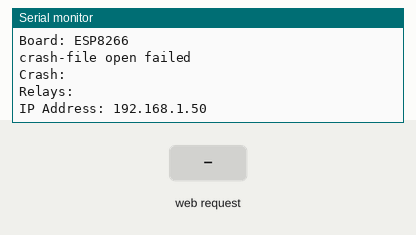
The sketch below on a simulated ESP8266 (NodeMCU). Parts: the last lines printed to the serial monitor. The inputs (shaded band) are chosen by the test bench. WiFi joins after 1.5 s; servers stay silent unless stated; storage starts empty.

Above: at 2.7 s.
2.8 s: HTTP request GET /json received
At 3.7 s:
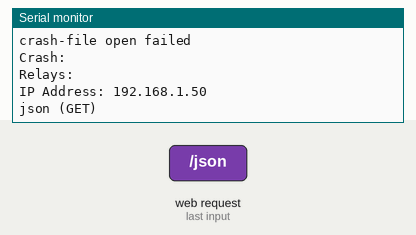
4.3 s: HTTP request GET /info received
At 4.8 s:
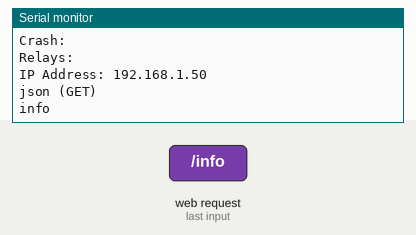
5.8 s: HTTP request GET /crash received
At 7.0 s:
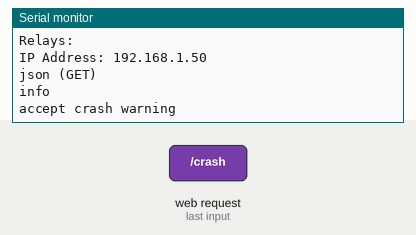
7.3 s: HTTP request GET /format received
At 8.3 s:
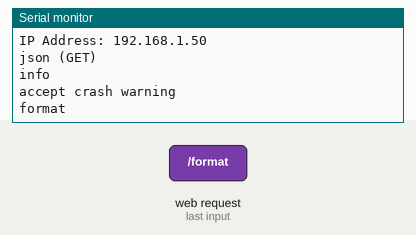
8.8 s: HTTP request GET /toggle?r=true received
At 9.4 s:
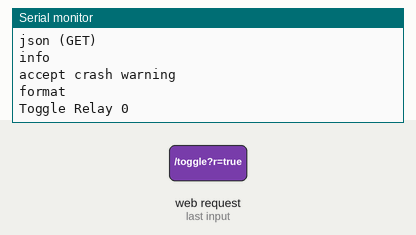
10.3 s: HTTP request GET /switch?r=1&on=1&json=1 received
At 11.8 s:
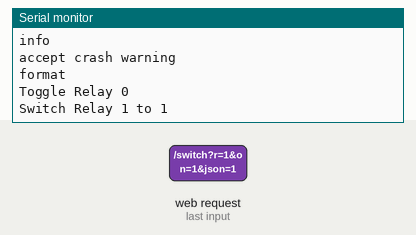

The sketch:

main.ino
```cpp
// filesystem
#ifdef ESP32
#define LittleFS LITTLEFS
#include <LITTLEFS.h>
#else
#include <LittleFS.h>
#endif

// libraries
#include <ArduinoJson.h>
#include <ESPAsyncWebServer.h>
#include <ESPAsyncWiFiManager.h>
#include <index.h>

#define TOGGLE_TIME 250

#ifdef ESP32
DynamicJsonDocument relays(ESP.getMaxAllocHeap() / 2);
#else
DynamicJsonDocument relays(ESP.getMaxFreeBlockSize() / 2);
#endif

AsyncWebServer server(80);
DNSServer dns;

void notFound(AsyncWebServerRequest *request) { request->send(404, "text/plain", "Not found"); }

void setup() {
    Serial.begin(9600);

#ifdef ESP32
    LittleFS.begin(true);
    Serial.println("Board: ESP32");
#else
    LittleFS.begin();
    Serial.println("Board: ESP8266");
#endif

    // detects if system has crashed
    File crashFileRead = LittleFS.open("/crash.json", "r");
    if (!crashFileRead) {
        Serial.println("crash-file open failed");
        StaticJsonDocument<64> crash;
        crash["crash"] = false;
        crash["amount"] = 0;
        File crashFileWrite = LittleFS.open("/crash.json", "w");
        serializeJson(crash, crashFileWrite);
        crashFileWrite.close();
    }
    String json = crashFileRead.readString();
    crashFileRead.close();
    StaticJsonDocument<64> crash;
    deserializeJson(crash, json);
    Serial.println("Crash: " + json);
    if (crash["amount"] >= 3) {
        crash["crash"] = true;
        LittleFS.remove("/relays.json");
    } else {
        crash["amount"] = int(crash["amount"]) + 1;
    }
    File crashFileWrite = LittleFS.open("/crash.json", "w");
    serializeJson(crash, crashFileWrite);
    crashFileWrite.close();

    // load relays from file
    File f = LittleFS.open("/relays.json", "r");
    String data = f.readString();
    f.close();
    Serial.println("Relays: " + data);

    deserializeJson(relays, data);

    // turn every relay off at boot
    for (size_t i = 0; i < relays.size(); i++) {
        relays[i]["toggleRelay"] = 0;
        relays[i]["switchRelay"] = false;
    }

    initializePins();

    AsyncWiFiManager wifiManager(&server, &dns);
    wifiManager.autoConnect("ESP-Relay");
#ifdef ESP32
    WiFi.setSleep(false);
#endif

    Serial.print("IP Address: ");
    Serial.println(WiFi.localIP());

    server.on("/", HTTP_GET, [](AsyncWebServerRequest *request) {
        AsyncWebServerResponse *response = request->beginResponse_P(200, "text/html", PAGE_index);
        request->send(response);
    });

    server.on("/toggle", HTTP_GET, [](AsyncWebServerRequest *request) {
        if (request->hasParam("r", false)) {
            uint8_t response = request->getParam("r", false)->value().toInt();
            Serial.println("Toggle Relay " + String(response));
            relays[response]["toggleRelay"] = millis() + TOGGLE_TIME;
            saveJson();
        }
        request->send(200, "text/plain", "okay");
    });

    server.on("/switch", HTTP_GET, [](AsyncWebServerRequest *request) {
        if (request->hasParam("r", false) && request->hasParam("on", false)) {
            uint8_t response = request->getParam("r", false)->value().toInt();
            String on = request->getParam("on", false)->value();
            Serial.println("Switch Relay " + String(response) + " to " + on);
            if (on == "true") {
                relays[response]["switchRelay"] = true;
            } else {
                relays[response]["switchRelay"] = false;
            }
        }
        request->send(200, "text/plain", "okay");
    });

    server.on("/json", HTTP_GET, [](AsyncWebServerRequest *request) {
        Serial.println("json (GET)");
        String json;
        serializeJson(relays, json);
        request->send(200, "application/json", json);
    });

    server.on("/json", HTTP_POST, [](AsyncWebServerRequest *request) {
        Serial.println("json (POST)");
        if (request->hasParam("json", true)) {
            String response = request->getParam("json", true)->value();
            Serial.println(response);
            deserializeJson(relays, response);
            saveJson();
            initializePins();
            request->send(200, "text/plain", getJson());
        }
    });

    server.on("/info", HTTP_GET, [](AsyncWebServerRequest *request) {
        Serial.println("info");
        File crashFileRead = LittleFS.open("/crash.json", "r");
        String json = crashFileRead.readString();
        crashFileRead.close();
        StaticJsonDocument<64> crash;
        deserializeJson(crash, json);
        StaticJsonDocument<350> info;
        info["esp"]["flashChipSize"] = ESP.getFlashChipSize();
        info["esp"]["flashFreq"] = ESP.getFlashChipSpeed();
        info["esp"]["CpuFreqMHz"] = ESP.getCpuFreqMHz();
        info["esp"]["SketchSize"] = ESP.getSketchSize();
        info["esp"]["SketchMD5"] = ESP.getSketchMD5();
        info["esp"]["FreeHeap"] = ESP.getFreeHeap();
#ifdef ESP32
        info["esp"]["MaxAllocHeap"] = ESP.getMaxAllocHeap();
#else
        info["esp"]["MaxFreeBlockSize"] = ESP.getMaxFreeBlockSize();
#endif
        info["esp"]["uptime"] = millis();
        info["relays"]["Capacity"] = relays.capacity();
        info["relays"]["Memory Usage"] = relays.memoryUsage();
        info["relays"]["currentRelays"] = relays.size();
        info["crash"] = crash;
        info["info"]["Capacity"] = info.capacity();
        info["info"]["Memory Usage"] = info.memoryUsage();
        json = "";
        serializeJson(info, json);
        request->send(200, "application/json", json);
    });

    server.on("/crash", HTTP_GET, [](AsyncWebServerRequest *request) {
        Serial.println("accept crash warning");
        File crashFileRead = LittleFS.open("/crash.json", "r");
        String json = crashFileRead.readString();
        crashFileRead.close();
        StaticJsonDocument<64> crash;
        deserializeJson(crash, json);
        crash["crash"] = false;
        File crashFileWrite = LittleFS.open("/crash.json", "w");
        serializeJson(crash, crashFileWrite);
        crashFileWrite.close();
        serializeJson(crash, json);
        request->send(200, "application/json", json);
    });

    server.on("/format", HTTP_GET, [](AsyncWebServerRequest *request) {
        Serial.println("format");
        LittleFS.remove("/relays.json");
        LittleFS.remove("/crash.json");
        request->send(200, "text/plain", "device formatted");
    });

    server.onNotFound(notFound);

    server.begin();

    // reset crash counter
    File crashFile = LittleFS.open("/crash.json", "w");
    crash["amount"] = 0;
    serializeJson(crash, crashFile);
    crashFile.close();
}

void handleRelays() {
    for (size_t i = 0; i < relays.size(); i++) {
        if (relays[i]["switchRelay"] == true) {
            if (relays[i]["toggleRelay"] > millis()) {
                if (relays[i]["Low Level Trigger"]) {
                    digitalWrite(relays[i]["pin"], HIGH);
                } else {
                    digitalWrite(relays[i]["pin"], LOW);
                }
            } else {
                if (relays[i]["Low Level Trigger"]) {
                    digitalWrite(relays[i]["pin"], LOW);
                } else {
                    digitalWrite(relays[i]["pin"], HIGH);
                }
            }
        } else {
            if (relays[i]["toggleRelay"] > millis()) {
                if (relays[i]["Low Level Trigger"]) {
                    digitalWrite(relays[i]["pin"], LOW);
                } else {
                    digitalWrite(relays[i]["pin"], HIGH);
                }
            } else {
                if (relays[i]["Low Level Trigger"]) {
                    digitalWrite(relays[i]["pin"], HIGH);
                } else {
                    digitalWrite(relays[i]["pin"], LOW);
                }
            }
        }
    }
}

void saveJson() {
    File file = LittleFS.open("/relays.json", "w");
    serializeJson(relays, file);
    file.close();
}

String getJson() {
    File file = LittleFS.open("/relays.json", "r");
    String json = file.readString();
    file.close();
    return json;
}

void initializePins() {
    for (size_t i = 0; i < relays.size(); i++) {
        pinMode(relays[i]["pin"], OUTPUT);
        if (relays[i]["Low Level Trigger"]) {
            digitalWrite(relays[i]["pin"], HIGH);
        } else {
            digitalWrite(relays[i]["pin"], LOW);
        }
    }
}

void loop() {
    handleRelays();
}
```

Source omitted: index.h (12288 bytes)

Measured:
- after the input at 2.8 s, the serial monitor: prints a new line at once (image 1)
- after the input at 4.3 s, the serial monitor: prints a new line at once (image 2)
- after the input at 5.8 s, the serial monitor: prints a new line at once (image 3)
- after the input at 7.3 s, the serial monitor: prints a new line at once (image 4)
- after the input at 8.8 s, the serial monitor: prints a new line at once (image 5)
- after the input at 10.3 s, the serial monitor: prints a new line at once (image 6)
